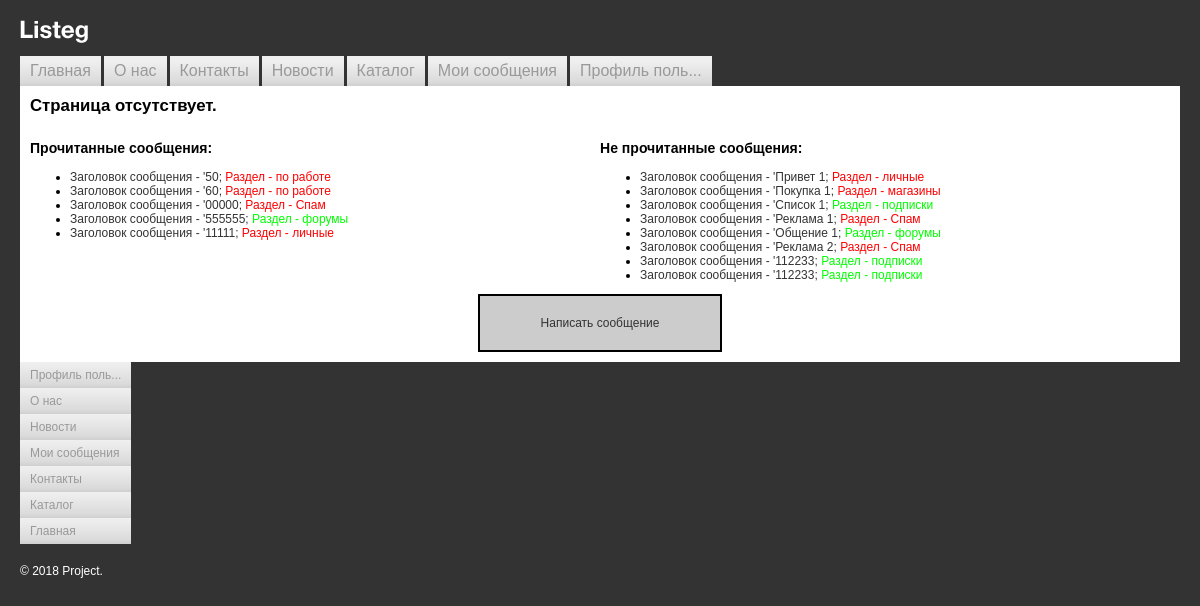
Screenshot of /posts/index.php (signed in) with the database file from the repository.
### tables this page shows
CREATE TABLE `messages` (
  `id` int NOT NULL,
  `section_id` int NOT NULL,
  `title` varchar(50) NOT NULL,
  `text` text NOT NULL,
  `date` datetime NOT NULL DEFAULT CURRENT_TIMESTAMP,
  `sender_id` int NOT NULL,
  `recipient_id` int NOT NULL,
  `is_open` tinyint(1) NOT NULL DEFAULT '0'
);

CREATE TABLE `sections` (
  `id` int NOT NULL,
  `section` varchar(50) NOT NULL,
  `color` int NOT NULL,
  `date` datetime NOT NULL,
  `user` int NOT NULL,
  `parent_id` int DEFAULT NULL
);

### templates/session_start.php (called while the page is built, shortened)
<?php
function isAuth($isRedirectToMain = false) {
    $auth = isset($_SESSION['auth']) && $_SESSION['auth'] == 'yes';
    return $auth;
}

### helpers/helper.php (called while the page is built, shortened)
<?php
function arraySort (array $array, int $sort, string $key = 'sort'): array
{
    array_multisort(array_column($array, $key), $sort, $array);
    return $array;
}
function cutString(string $line, int $length = 12, string $appends = '...'): string
{
    if (mb_strlen($line) > $length+3) {
        $line = mb_substr($line, 0, $length) . $appends;
    }
    return $line;
}
function getTitleArrayThroughPath(array $array)
{
    return 'Страница отсутствует.';
}
function showMenu (array $array, int $sort, string $classUl, string $key = 'sort')
{
    include $_SERVER['DOCUMENT_ROOT'] . '/templates/show_menu.php';
}
function isCurrentUrl($url){
    return parse_url($_SERVER['REQUEST_URI'], PHP_URL_PATH) == $url;
}
function filterInputText(string $inputText): string
{
    $inputText = strip_tags($inputText);
    $inputText = htmlspecialchars($inputText);
    return $inputText;
}
function getConnection() : object
{
    $bdHost = 'localhost';
    $bdLogin = 'root';
    $bdPassword = 'root';
    $bdName = 'module7';
    static $bd;
    if (empty($bd)) {
        $bd = mysqli_connect($bdHost, $bdLogin, $bdPassword, $bdName);
    }
    return $bd;
}
function getUserByEmail(string $email) : array
{
    $email = mysqli_real_escape_string(getConnection(), $email);
    $result = mysqli_query(getConnection(), "
        SELECT `u`.*, `gu`.`groups_id`, `g`.`title`
        FROM `users` AS `u`
        JOIN `groups_users` AS `gu` ON `u`.`id` = `users_id`
        JOIN `groups` AS `g` ON `g`.`id` = `groups_id`
        WHERE `email` = '$email'
    ");
    if (mysqli_num_rows($result) != 0) {
        $getUser =  mysqli_fetch_assoc($result);
        $groupsId = [];
        foreach($result as $row) {
            $getUser['groups'][] = $row['title'];
            $groupsId[] = $row['groups_id'];
        }
        $getUser['canWritePost'] = false;
        foreach($groupsId as $row) {
            if ($row == 3) {
                $getUser['canWritePost'] = true;
            }
        }
    } else {
        $getUser = [];
    }
    return $getUser;
}
function getPostsByUserId(int $id): array
{
    $id = mysqli_real_escape_string(getConnection(), $id);
    $result = mysqli_query(getConnection(), "
        SELECT  `m`.*,
                `s`.`section`, `s`.`color`, `s`.`date`, `s`.`user`, `s`.`parent_id`,
                `c`.`hex`,
                `u`.`surname`, `u`.`name`, `u`.`patronymic`, `u`.`email`
        FROM `messages` AS `m`,
             `sections` AS `s`,
             `color` AS `c`,
             `users` AS `u`
        WHERE `recipient_id` = '$id'
            AND `section_id` = `s`.`id`
            AND `c`.`id` = `s`.`color`
            AND `u`.`id` = `m`.`sender_id`
    ");
    $getPosts = mysqli_fetch_all($result, MYSQLI_ASSOC);
    return $getPosts;
}
function showListPosts(array $getPosts, bool $isOpen = true) {
    include $_SERVER['DOCUMENT_ROOT'] . '/posts/show_list_posts.php';
}

### lib/main_menu.php (called while the page is built)
<?php
$mainMenu = [
    [
        'title' => 'Главная',
        'path' => '/',
        'sort' => 1,
    ],
    [
        'title' => 'О нас',
        'path' => '/route/about/',
        'sort' => 2,
    ],
    [
        'title' => 'Контакты',
        'path' => '/route/contacts/',
        'sort' => 3,
    ],
    [
        'title' => 'Новости',
        'path' => '/route/news/',
        'sort' => 4,
    ],
    [
        'title' => 'Каталог',
        'path' => '/route/catalog/',
        'sort' => 5,
    ],
    [
        'title' => 'Мои сообщения',
        'path' => '/posts/',
        'sort' => 6,
    ],
    [
        'title' => 'Профиль пользователя',
        'path' => '/profile/',
        'sort' => 7,
    ]
];

### posts/show_list_posts.php (the view)
<ul>
    <?php
    foreach($getPosts as $post) {
        if ($post['is_open'] == $isOpen) { ?>
            <li>
                <a href="/posts/?message_id=<?=$post['id']?>">Заголовок сообщения - '<?=$post['title']?>;
                    <span style="color: <?=$post['hex']?>">Раздел - <?=$post['section']?> </span>
                </a>
            </li>
        <?php }
    } ?>
</ul>

### posts/index.php (shortened to what this page needs)
<?php
include $_SERVER['DOCUMENT_ROOT'] . '/templates/session_start.php';
if (isAuth(true)) {
    include $_SERVER['DOCUMENT_ROOT'] . '/templates/header.php';
    include $_SERVER['DOCUMENT_ROOT'] . '/posts/check_write_post.php';?>
    <main>
        <h1><?=getTitleArrayThroughPath($mainMenu)?></h1>
        <?php
        $getPosts = getPostsByUserId($getUser['id']);
        if (isset($_GET['message_id'])) {
            $message = getMessageById($getPosts, $_GET['message_id']); ?>
            <h3><?=$message['title']?></h3>
            <div>Дата отправки: <?=$message['date']?></div>
            <p>Сообщение от пользователя: <?=$message['surname'] . ' ' . $message['name'] . ' ' . $message['patronymic']?>. Email: <?=$message['email']?></p>
            <p><?=$message['text']?></p>
            <?php
            if ($message['is_open'] == '0') {
                isOpenUpdate($message['id']);
            }
        } else {
            if (!$getPosts) {?>
                <p>У вас нет сообщений</p>
            <?php } else { ?>
                <div class="posts-list">
                    <div class="posts-list__open">
                        <h3>Прочитанные сообщения:</h3>
                        <?php showListPosts($getPosts);?>
                    </div>
                    <div class="posts-list__not-open">
                        <h3>Не прочитанные сообщения:</h3>
                    </div>
                </div>
                <a class="to-write-post" href="/posts/add">Написать сообщение</a>
            <?php }
        }?>
    </main>
    <?php
    include $_SERVER['DOCUMENT_ROOT'] . '/templates/footer.php';
}

### templates/header.php (shortened to what this page needs)
<?php
include $_SERVER['DOCUMENT_ROOT'] . '/lib/main_menu.php';
include $_SERVER['DOCUMENT_ROOT'] . '/helpers/helper.php';
if (isset($_COOKIE['login'])) {
    $userLogin = filterInputText($_COOKIE['login']);
    $getUser = getUserByEmail($userLogin);
}
?>
<!DOCTYPE html>
<html lang="ru">
    <head>
        <link href="/styles.css" rel="stylesheet">
    </head>
    <body>
        <div class="header">
            <div class="logo">
                <img src="/i/logo.png" width="68" height="23" alt="Project">
            </div>
            <div class="clearfix"></div>
        </div>
        <div class="clear">
            <?php showMenu($mainMenu, SORT_ASC, 'main-menu', 'sort'); ?>
        </div>
        <table width="100%" border="0" cellspacing="0" cellpadding="0">
            <tr>
                <td class="left-collum-index">

### templates/show_menu.php
<ul class="<?=$classUl?>">
<?php foreach (arraySort($array, $sort, $key) as $itemMenu): ?>
    <li>
        <a
            href="<?=$itemMenu['path']?>"
            class="<?=isCurrentUrl($itemMenu['path']) ? 'active' : ''?>"
        >
            <?=cutString($itemMenu['title'])?>
        </a>
    </li>
<?php endforeach; ?>
</ul>

### templates/footer.php (shortened to what this page needs)
                </td>
            </tr>
        </table>
        <div class="clearfix">
        </div>
        <div class="footer">&copy;&nbsp;<nobr>2018</nobr> Project.</div>
    </body>
</html>

### styles.css (style rules this page uses)
body { background: #333333; padding: 20px; margin: 0; color: #000000; font-family: Arial, Helvetica, sans-serif; font-size: 12px; }
div { border: none; font-size: 1em; }
tr td { font-size: 1em; border: none; }
img { border: none; }
a { text-decoration: underline; color: #333; }
.header { padding: 0; margin: 0 0 10px 0; border: none; }
.logo { float: left; margin: 0 10px 0 0; padding: 0; border: none; }
.logo img { border: none; }
.main-menu { margin: 0; padding: 0; clear: both; }
.main-menu li { list-style: none; float: left; background: url(i/top-menu-bg.gif) bottom repeat-x #efefef; margin: 0 3px 0 0; padding: 0; }
.main-menu.bottom { float: left; }
.main-menu.bottom li { float: none; display: block; }
.main-menu li a { padding: 6px 10px; text-decoration: none; display: block; color: #999999; font-size: 16px; }
.bottom li a { font-size: 12px; }
.clearfix::after { content: ""; display: table; clear: both; }
.left-collum-index { background: #ffffff; margin: 0; padding: 10px; width: 50%; vertical-align: top; }
.left-collum-index h1, .left-collum-index h2 { font-size: 1.4em; color: #000000; margin: 0 0 10px 0; }
.footer { color: #ffffff; margin: 20px 0 0 0; padding: 0; }
.posts-list { display: flex; }
.posts-list__open, .posts-list__not-open { min-width: 50%; }
.posts-list a { text-decoration: none; }
.to-write-post { display: block; margin: 0 auto; padding: 20px; width: 200px; border: 2px solid #000000; background-color: #cccccc; text-align: center; text-decoration: none; }

### rows the page displays
messages: title "50", section.section "по работе"
messages: title "60", section.section "по работе"
messages: title "00000", section.section "Спам"
messages: title "555555", section.section "форумы"
messages: title "11111", section.section "личные"
messages: title "Привет 1", section.section "личные"
messages: title "Покупка 1", section.section "магазины"
messages: title "Список 1", section.section "подписки"
messages: title "Реклама 1", section.section "Спам"
messages: title "Общение 1", section.section "форумы"
messages: title "Реклама 2", section.section "Спам"
messages: title "112233", section.section "подписки"
messages: title "112233", section.section "подписки"

### other values shown
cutString($itemMenu['title']) "Главная"
cutString($itemMenu['title']) "О нас"
cutString($itemMenu['title']) "Контакты"
cutString($itemMenu['title']) "Новости"
cutString($itemMenu['title']) "Каталог"
cutString($itemMenu['title']) "Мои сообщения"
cutString($itemMenu['title']) "Профиль поль..."
getTitleArrayThroughPath($mainMenu) "Страница отсутствует."
